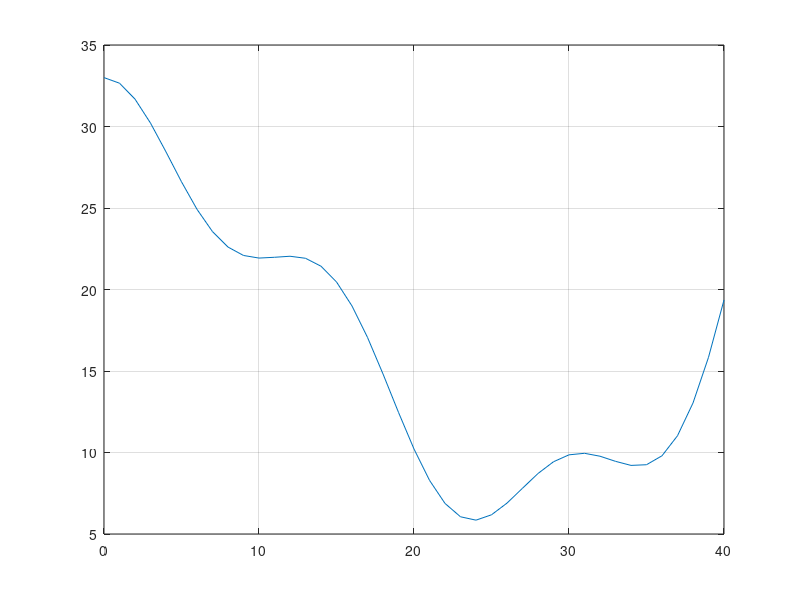

Reproduce this figure in MATLAB. (Note: this script raises an error after producing the figure.)
clc, clear
% Falta velocidad negativa

% Datos
g = 9.81;

del_t = input("Dame el tamaño de paso del tiempo (s): ");
t = del_t;

v0 = input("Dame la velocidad inicial (m/s): ");

xprima0 = 0;
xn = 0;
y0 = (xprima0.^3/500) - (3*xprima0.^2)/35 + 3*cos((2*3.141592*xprima0)/15) + 30;
yn = 0;



% Vía
x_via = 0:40;
y_via =(x_via.^3/500) - (3*x_via.^2)/35 + 3*cos((2*3.141592*x_via)/15) + 30;
hold on;
plot(x_via,y_via);


% Gráfica
box on;
grid on;

while xn <= 34
    
    % Velocidad y posición en la vía
    v = sqrt( (v0.^2) - (2*g) * (yn-y0) );
    xpriman = xprima0 + v * t;


    % Angulo de posición
    syms x
    y = (x.^3/500) - (3*x.^2) / 35 + 3*cosd(2*pi*x/15) + 30;
    derivada = diff(y);  
    subs(derivada, x, 0.01);
    ang = double( atand(subs(derivada,x,0.01)) );


    % Desplazamiento real del carrito
    xn=xprima0+(xpriman-xprima0)*cosd(ang);
    yn = (xn.^3/500) - (3*xn.^2)/35 + 3*cos((2*3.141592*xn)/15) + 30;


    % Actualizar valores de variables
    v0 = v;
    x0 = xn;
    y0 = yn;
    t = t + del_t;


    % Imprimir Valores de tiempo y posición
    fprintf("%f = %f , %f \n", t, xn, yn)

    % Punto que se mueve
    carro = plot(xn,yn,'db');
    drawnow
    pause(t/100)
    delete(carro);
    
    
end
hold off;